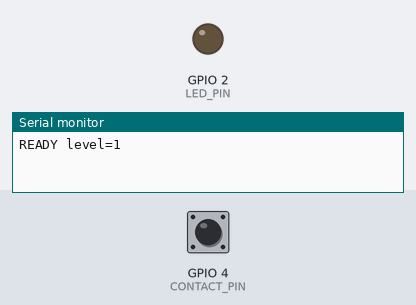
The sketch below on a simulated ESP32. On the bench: output pins drawn as LEDs (lit = HIGH), the last lines printed to the serial monitor. Inputs (shaded band) come from the test bench; at power-on: GPIO 4 (CONTACT_PIN) HIGH. WiFi joins after 1.5 s; servers stay silent unless stated.

Above: at 1.2 s.
1.3 s: GPIO 4 (CONTACT_PIN) pulled LOW for 0.15 s
At 1.39 s:
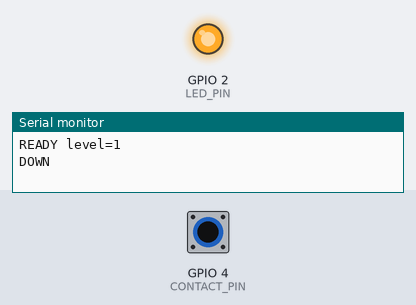
2.9 s: GPIO 4 (CONTACT_PIN) pulled LOW for 3.2 s
At 6.4 s:
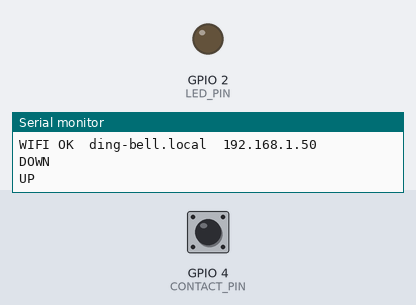
Timing chart, 0 to 7.9 s (numbered marks = the images above; inputs shaded):
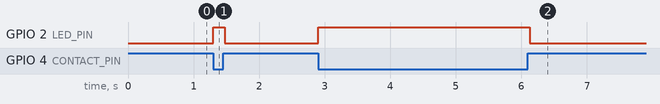

Measured:
- after the input at 1.3 s, GPIO 2 (LED_PIN): LOW → HIGH at once, → LOW 0.18 s later
- after the input at 2.9 s, GPIO 2 (LED_PIN): LOW → HIGH at once, → LOW 3.2 s later

The sketch:

bell_esp32.ino
```cpp
// DING bell for the ESP32 DevKit: reports clean contact edges to the hub over Wi-Fi and USB serial.
// Wiring: push button (or the bell's striker/dome wires) between GPIO 4 and GND.
//         GPIO 4 uses INPUT_PULLUP, so contact = LOW. No resistor needed.
//         On a 4-leg tactile button use two DIAGONAL legs.
//
// The hub (code/hub/bell.py) turns edges into PRESS / HOLD / RAPID with exactly the
// same classifier as the Enter key, so timing and on-screen feedback match.
// Debounce numbers come from bell_test/bell_test.ino (tuned on a raw capture of the bell).
//
// Wi-Fi: joins WIFI_SSID on power-up and keeps retrying, then listens on TCP port 8023 as
// ding-bell.local. The hub (BELL_WIFI_HOST in code/.env) connects and reads the same lines
// as over USB, plus PING every second so it can tell a dead link. One hub at a time: a new
// connection replaces the old one. USB serial keeps working with no Wi-Fi.
//
// Prints (115200 baud, and to the hub over Wi-Fi):
//   READY level=<0|1>  - after boot, and when the hub connects (0 = contact closed)
//   DOWN               - contact made
//   UP                 - contact released
// Serial only: WIFI OK <ip> | WIFI LOST | HUB CONNECTED
// The on-board LED (GPIO 2) is lit while contact is closed, for checking wiring.

#include <WiFi.h>
#include <ESPmDNS.h>

const char* WIFI_SSID = "Amarnath’s iPhone";  // the iPhone's name, curly apostrophe and all
const char* WIFI_PASS = "123456789";
const char* HOSTNAME  = "ding-bell";               // -> ding-bell.local

const uint8_t  CONTACT_PIN = 4;
const uint8_t  LED_PIN     = 2;
const uint16_t PRESS_MS    = 3;   // continuous LOW this long = contact made
const uint16_t RELEASE_MS  = 30;  // continuous HIGH this long = contact released (rides over chatter)

const uint16_t      HUB_PORT      = 8023;
const unsigned long PING_MS       = 1000;
const unsigned long WIFI_RETRY_MS = 15000;  // the hotspot may come up after the board

WiFiServer server(HUB_PORT);
WiFiClient hub;
bool wifiUp = false;
bool mdnsStarted = false;
unsigned long lastWifiKick = 0, lastPing = 0;

// Sampled once per millisecond, same as bell_test.ino (runs count real ms, so a slow Wi-Fi
// loop can't stretch the debounce)
unsigned long lastTick = 0;
uint16_t      lowRun = 0, highRun = 0;
bool          closed = false;

void report(const char* line) {
  Serial.println(line);
  if (hub.connected()) hub.printf("%s\n", line);
}

void reportReady() {
  char line[16];
  snprintf(line, sizeof line, "READY level=%d", digitalRead(CONTACT_PIN));
  report(line);
}

void checkWifi() {
  bool up = WiFi.status() == WL_CONNECTED;
  if (!up && millis() - lastWifiKick > WIFI_RETRY_MS) {
    lastWifiKick = millis();
    WiFi.disconnect();
    WiFi.begin(WIFI_SSID, WIFI_PASS);
  }
  if (up == wifiUp) return;
  wifiUp = up;

  if (up) {
    if (mdnsStarted) MDNS.end();
    mdnsStarted = MDNS.begin(HOSTNAME);
    Serial.print(F("WIFI OK  ding-bell.local  "));
    Serial.println(WiFi.localIP());
  } else {
    Serial.println(F("WIFI LOST, reconnecting..."));
  }
}

void checkHub() {
  WiFiClient incoming = server.accept();
  if (incoming) {
    hub.stop();  // a restarted hub leaves a stale link behind
    hub = incoming;
    hub.setNoDelay(true);
    lastPing = millis();
    Serial.println(F("HUB CONNECTED"));
    reportReady();
  }
  if (hub && millis() - lastPing >= PING_MS) {
    lastPing = millis();
    if (hub.connected()) hub.print("PING\n");
    else hub.stop();
  }
}

void setup() {
  Serial.begin(115200);
  pinMode(CONTACT_PIN, INPUT_PULLUP);
  pinMode(LED_PIN, OUTPUT);
  digitalWrite(LED_PIN, LOW);

  WiFi.mode(WIFI_STA);
  WiFi.setHostname(HOSTNAME);
  WiFi.setSleep(false);  // modem sleep adds 100+ ms to every edge
  WiFi.setAutoReconnect(true);
  WiFi.begin(WIFI_SSID, WIFI_PASS);
  lastWifiKick = millis();
  server.begin();

  delay(50);
  Serial.println();
  reportReady();
}

void loop() {
  checkWifi();
  checkHub();

  unsigned long now = millis();
  if (now == lastTick) return;
  uint16_t dt = min(now - lastTick, 1000UL);
  lastTick = now;

  bool low = (digitalRead(CONTACT_PIN) == LOW);
  if (low) { lowRun = min(lowRun + dt, 60000);  highRun = 0; }
  else     { highRun = min(highRun + dt, 60000); lowRun = 0; }

  if (!closed && lowRun >= PRESS_MS) {
    closed = true;
    digitalWrite(LED_PIN, HIGH);
    report("DOWN");
  } else if (closed && highRun >= RELEASE_MS) {
    closed = false;
    digitalWrite(LED_PIN, LOW);
    report("UP");
  }
}
```
